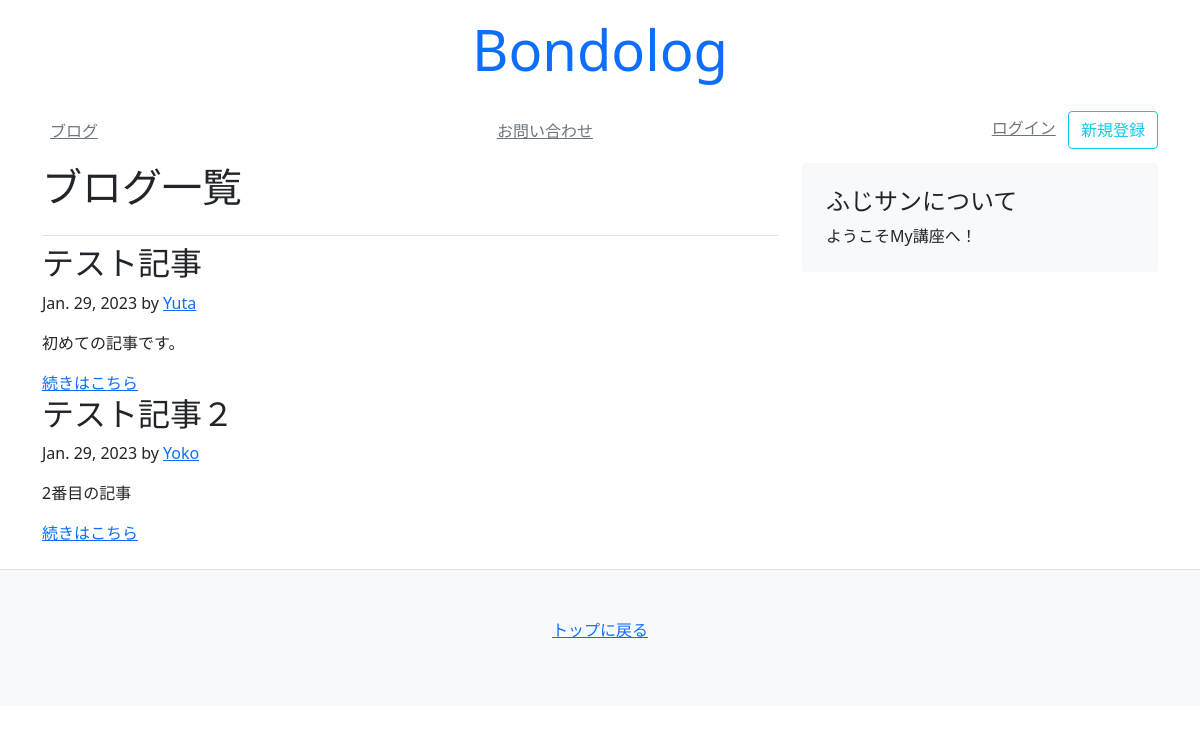
Before: /blog/?page=2 with the older database file.
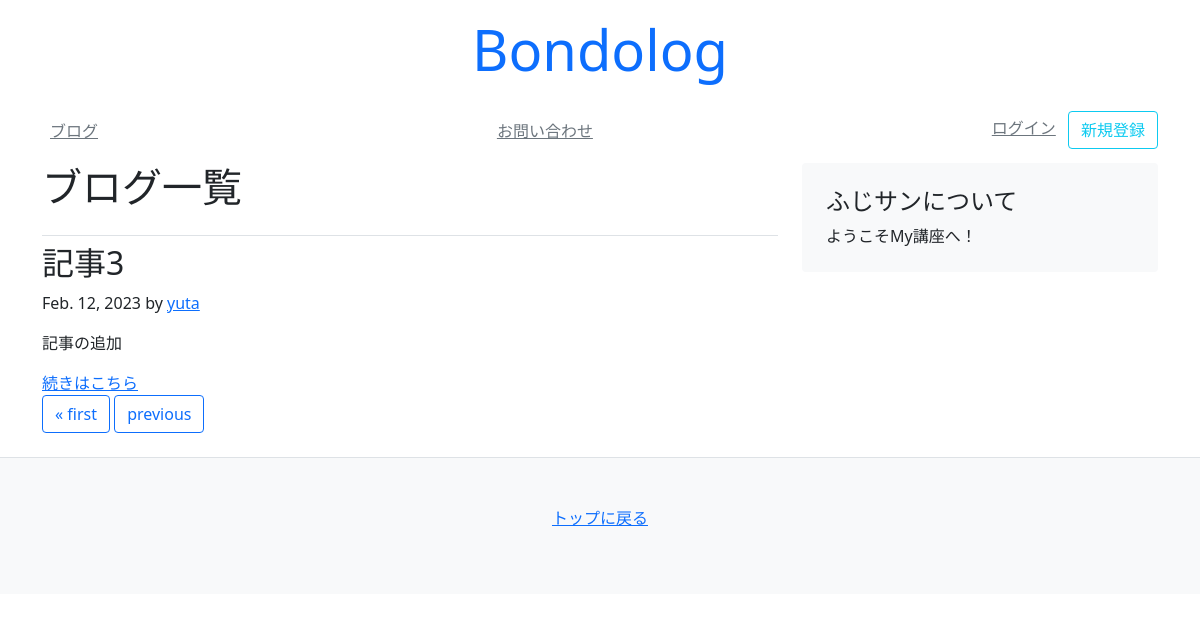
After: the same page with the newer database file.
### blog/models.py (models this page shows)
class Article(models.Model):
    title = models.CharField(default="", max_length=30)
    text = models.TextField(default="")
    author = models.CharField(default="", max_length=30)
    created_at = models.DateField(auto_now_add=True)
    updated_at = models.DateField(auto_now=True)
    count = models.IntegerField(default=0)
    tags = models.ManyToManyField(Tag, blank=True)

### blog/views.py (the view)
# urls.py: path('', views.index),
def index(request):
    objs = Article.objects.all()
    paginator = Paginator(objs, 2)
    page_number = request.GET.get('page')
    context = {
        'page_title': 'ブログ一覧',
        'page_obj': paginator.get_page(page_number),
        'page_number': page_number,
    }
    return render(request, 'blog/blogs.html', context)

### templates/blog/blogs.html (shortened to what this page needs)
{% extends 'mysite/base.html' %}
{% block content %}
<main class="container">
    <div class="row">
        <div class="col-md-8">
            <h3 class="pb-4 font-italic border-bottom display-6">
                {{ page_title }}
            </h3>
            {% for obj in page_obj %}
            <div class="blog-post">
                <h2 class="blog-post-title">{{ obj.title }}</h2>
                <p class="blog-post-meta">{{ obj.created_at }} by
                    <a href="#">{{ obj.author }}</a>
                </p>
                <p>{{ obj.text }}</p>
                <a href="/blog/{{obj.id}}/">続きはこちら</a>
            </div>
            {% endfor %}
            <nav class="blog-pagination">
                <div class="pagination">
                    <span class="step-links">
                        {% if page_obj.has_previous %}
                            <a class="btn btn-outline-primary" href="?page=1">&laquo; first</a>
                            <a class="btn btn-outline-primary" href="?page={{ page_obj.previous_page_number }}">previous</a>
                        {% endif %}
                    </span>
                </div>
            </nav>
        </div>
        {% include 'mysite/snippets/sidebar.html' %}
    </div>
</main>
{% endblock %}

Changed rows visible on the page:
no longer on this page (row unchanged): Article: title "テスト記事", created_at "Jan. 29, 2023", author "Yuta", text "初めての記事です。"
no longer on this page (row unchanged): Article: title "テスト記事２", created_at "Jan. 29, 2023", author "Yoko", text "2番目の記事"
added Article: title "記事3", created_at "Feb. 12, 2023", author "yuta", text "記事の追加"
Other visible differences:
text now shown: "« first previous"
